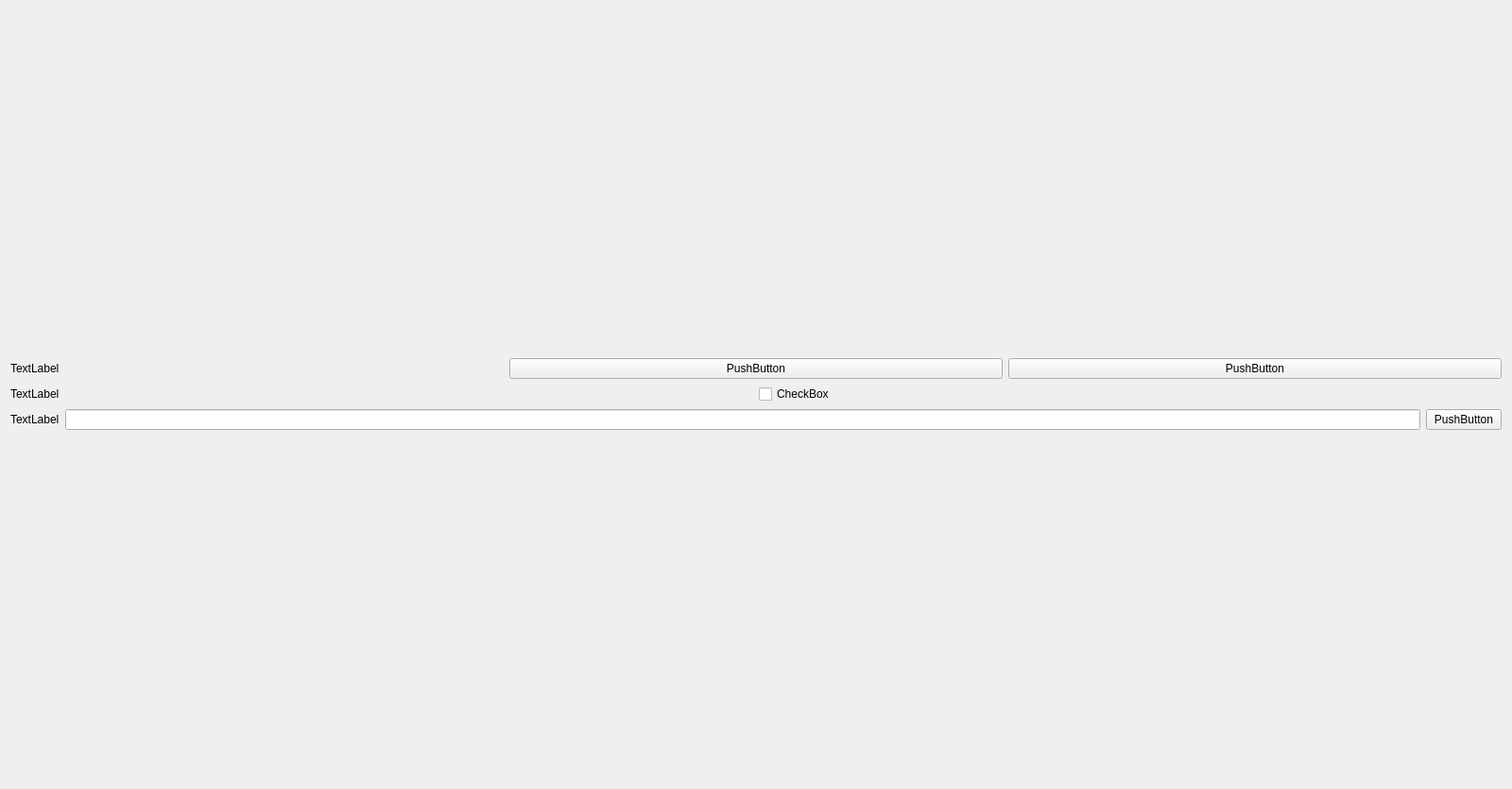
<?xml version="1.0" encoding="UTF-8"?>
<ui version="4.0">
 <class>DeviceIDWidget</class>
 <widget class="QWidget" name="DeviceIDWidget">
  <property name="geometry">
   <rect>
    <x>0</x>
    <y>0</y>
    <width>1600</width>
    <height>835</height>
   </rect>
  </property>
  <property name="windowTitle">
   <string>Form</string>
  </property>
  <layout class="QVBoxLayout" name="verticalLayout_2">
   <item>
    <layout class="QVBoxLayout" name="verticalLayout">
     <item>
      <layout class="QHBoxLayout" name="horizontalLayout_6">
       <item>
        <widget class="QLabel" name="deviceIDLabel">
         <property name="text">
          <string>TextLabel</string>
         </property>
        </widget>
       </item>
       <item>
        <widget class="QPushButton" name="savePushButton">
         <property name="text">
          <string>PushButton</string>
         </property>
        </widget>
       </item>
       <item>
        <widget class="QPushButton" name="cancelPushButton">
         <property name="text">
          <string>PushButton</string>
         </property>
        </widget>
       </item>
      </layout>
     </item>
     <item>
      <layout class="QHBoxLayout" name="horizontalLayout">
       <item>
        <widget class="QLabel" name="changeSSIDnFTPLabel">
         <property name="text">
          <string>TextLabel</string>
         </property>
        </widget>
       </item>
       <item>
        <widget class="QCheckBox" name="checkBox">
         <property name="text">
          <string>CheckBox</string>
         </property>
        </widget>
       </item>
      </layout>
     </item>
     <item>
      <layout class="QHBoxLayout" name="horizontalLayout_5">
       <item>
        <widget class="QLabel" name="deviceIDLabel_2">
         <property name="text">
          <string>TextLabel</string>
         </property>
        </widget>
       </item>
       <item>
        <widget class="QLineEdit" name="lineEdit"/>
       </item>
       <item>
        <widget class="QPushButton" name="inputPushButton">
         <property name="text">
          <string>PushButton</string>
         </property>
        </widget>
       </item>
      </layout>
     </item>
    </layout>
   </item>
  </layout>
 </widget>
 <resources/>
 <connections/>
</ui>
